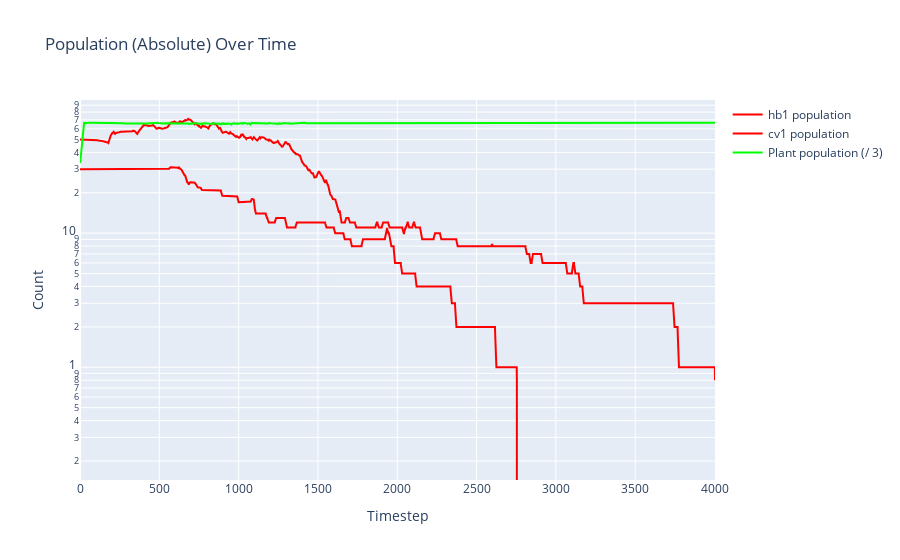
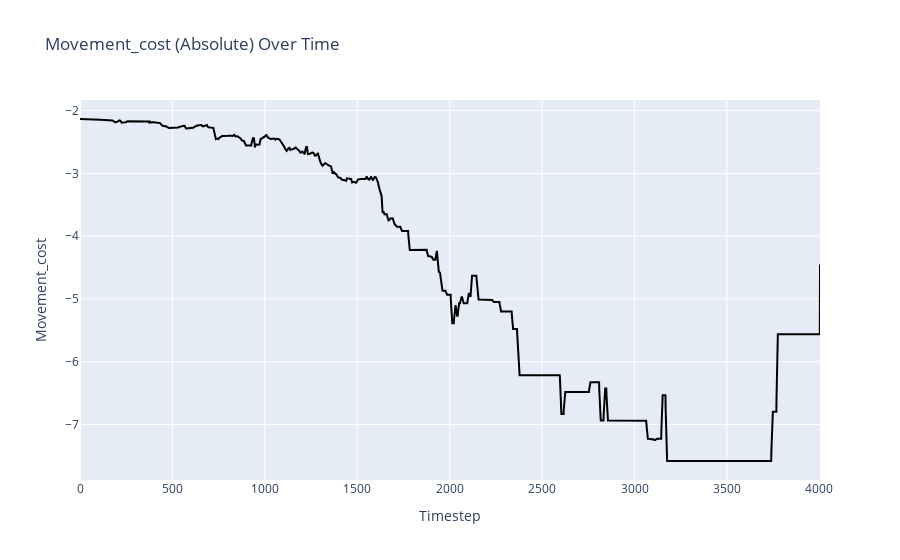
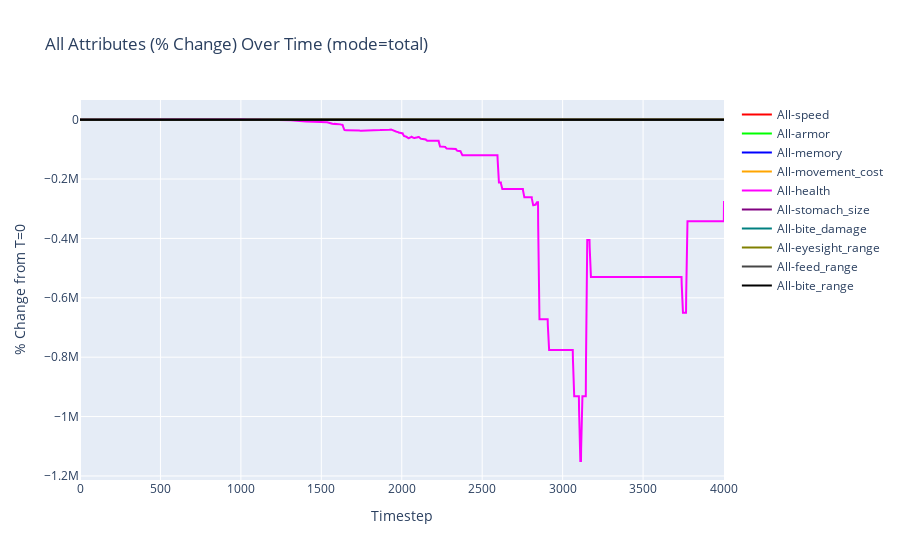

The notebook cell saved with these charts, in order:
### Code cell
# Once the simulation completes, call the plotting function:
fig = plot_parameter_over_time(env, parameter="population", mode="species", use_log_scale=True, smoothing_window=5, plant_scale_divisor=3)
fig.show()  # or pio.show(fig)

fig2 = plot_parameter_over_time(env, parameter="movement_cost", mode="total", smoothing_window=5)
fig2.show()

fig3 = plot_parameter_over_time(env, parameter="all", mode="total", smoothing_window=5, use_percentage=True, use_log_scale=True)
fig3.show()

### Figure 1 — Plotly figure (JSON) as saved in the notebook; plotly's stock layout.template omitted (floating-point values rounded to 4 significant figures; data arrays with more than 128 entries replaced by an {"elided": "..."} marker saying what was removed)
{"data": [{"line": {"color": "rgb(255,0,0)"}, "mode": "lines", "name": "hb1 population", "type": "scatter", "x": {"elided": "4004 int values"}, "y": {"elided": "4004 float values"}}, {"line": {"color": "rgb(255,0,0)"}, "mode": "lines", "name": "cv1 population", "type": "scatter", "x": {"elided": "4004 int values"}, "y": {"elided": "4004 float values"}}, {"line": {"color": "rgb(0,255,0)"}, "mode": "lines", "name": "Plant population (/ 3)", "type": "scatter", "x": {"elided": "4004 int values"}, "y": {"elided": "4004 float values"}}], "layout": {"title": {"text": "Population (Absolute) Over Time"}, "xaxis": {"title": {"text": "Timestep"}}, "yaxis": {"title": {"text": "Count"}, "type": "log"}}}

### Figure 2 — Plotly figure (JSON) as saved in the notebook; plotly's stock layout.template omitted (floating-point values rounded to 4 significant figures; data arrays with more than 128 entries replaced by an {"elided": "..."} marker saying what was removed)
{"data": [{"line": {"color": "rgb(0,0,0)"}, "mode": "lines", "name": "All Agents (movement_cost)", "type": "scatter", "x": {"elided": "4004 int values"}, "y": {"elided": "4004 float values"}}], "layout": {"title": {"text": "Movement_cost (Absolute) Over Time"}, "xaxis": {"title": {"text": "Timestep"}}, "yaxis": {"title": {"text": "Movement_cost"}}}}

### Figure 3 — Plotly figure (JSON) as saved in the notebook; plotly's stock layout.template omitted (floating-point values rounded to 4 significant figures; data arrays with more than 128 entries replaced by an {"elided": "..."} marker saying what was removed)
{"data": [{"line": {"color": "rgb(255,0,0)"}, "mode": "lines", "name": "All-speed", "type": "scatter", "x": {"elided": "4004 int values"}, "y": {"elided": "4004 float values"}}, {"line": {"color": "rgb(0,255,0)"}, "mode": "lines", "name": "All-armor", "type": "scatter", "x": {"elided": "4004 int values"}, "y": {"elided": "4004 float values"}}, {"line": {"color": "rgb(0,0,255)"}, "mode": "lines", "name": "All-memory", "type": "scatter", "x": {"elided": "4004 int values"}, "y": {"elided": "4004 float values"}}, {"line": {"color": "rgb(255,165,0)"}, "mode": "lines", "name": "All-movement_cost", "type": "scatter", "x": {"elided": "4004 int values"}, "y": {"elided": "4004 float values"}}, {"line": {"color": "rgb(255,0,255)"}, "mode": "lines", "name": "All-health", "type": "scatter", "x": {"elided": "4004 int values"}, "y": {"elided": "4004 float values"}}, {"line": {"color": "rgb(128,0,128)"}, "mode": "lines", "name": "All-stomach_size", "type": "scatter", "x": {"elided": "4004 int values"}, "y": {"elided": "4004 float values"}}, {"line": {"color": "rgb(0,128,128)"}, "mode": "lines", "name": "All-bite_damage", "type": "scatter", "x": {"elided": "4004 int values"}, "y": {"elided": "4004 float values"}}, {"line": {"color": "rgb(128,128,0)"}, "mode": "lines", "name": "All-eyesight_range", "type": "scatter", "x": {"elided": "4004 int values"}, "y": {"elided": "4004 float values"}}, {"line": {"color": "rgb(70,70,70)"}, "mode": "lines", "name": "All-feed_range", "type": "scatter", "x": {"elided": "4004 int values"}, "y": {"elided": "4004 float values"}}, {"line": {"color": "rgb(0,0,0)"}, "mode": "lines", "name": "All-bite_range", "type": "scatter", "x": {"elided": "4004 int values"}, "y": {"elided": "4004 float values"}}], "layout": {"title": {"text": "All Attributes (% Change) Over Time (mode=total)"}, "xaxis": {"title": {"text": "Timestep"}}, "yaxis": {"title": {"text": "% Change from T=0"}}}}
